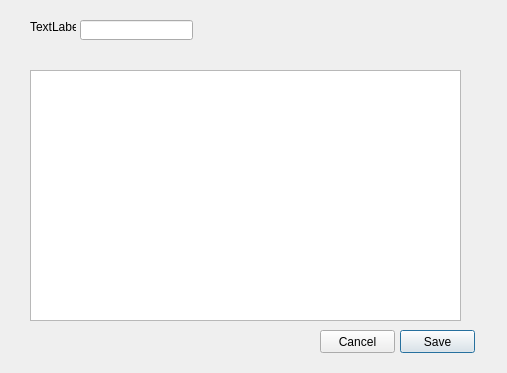
<?xml version="1.0" encoding="UTF-8"?>
<ui version="4.0">
 <class>DialogSaveMap</class>
 <widget class="QDialog" name="DialogSaveMap">
  <property name="geometry">
   <rect>
    <x>0</x>
    <y>0</y>
    <width>507</width>
    <height>373</height>
   </rect>
  </property>
  <property name="windowTitle">
   <string>Dialog</string>
  </property>
  <widget class="QPushButton" name="pushButton">
   <property name="geometry">
    <rect>
     <x>400</x>
     <y>330</y>
     <width>75</width>
     <height>23</height>
    </rect>
   </property>
   <property name="text">
    <string>Save</string>
   </property>
  </widget>
  <widget class="QPushButton" name="pushButton_2">
   <property name="geometry">
    <rect>
     <x>320</x>
     <y>330</y>
     <width>75</width>
     <height>23</height>
    </rect>
   </property>
   <property name="text">
    <string>Cancel</string>
   </property>
  </widget>
  <widget class="QLineEdit" name="lineEdit">
   <property name="geometry">
    <rect>
     <x>80</x>
     <y>20</y>
     <width>113</width>
     <height>20</height>
    </rect>
   </property>
  </widget>
  <widget class="QLabel" name="label">
   <property name="geometry">
    <rect>
     <x>30</x>
     <y>20</y>
     <width>46</width>
     <height>13</height>
    </rect>
   </property>
   <property name="text">
    <string>TextLabel</string>
   </property>
  </widget>
  <widget class="QListView" name="listView">
   <property name="geometry">
    <rect>
     <x>30</x>
     <y>70</y>
     <width>431</width>
     <height>251</height>
    </rect>
   </property>
  </widget>
 </widget>
 <resources/>
 <connections/>
</ui>
